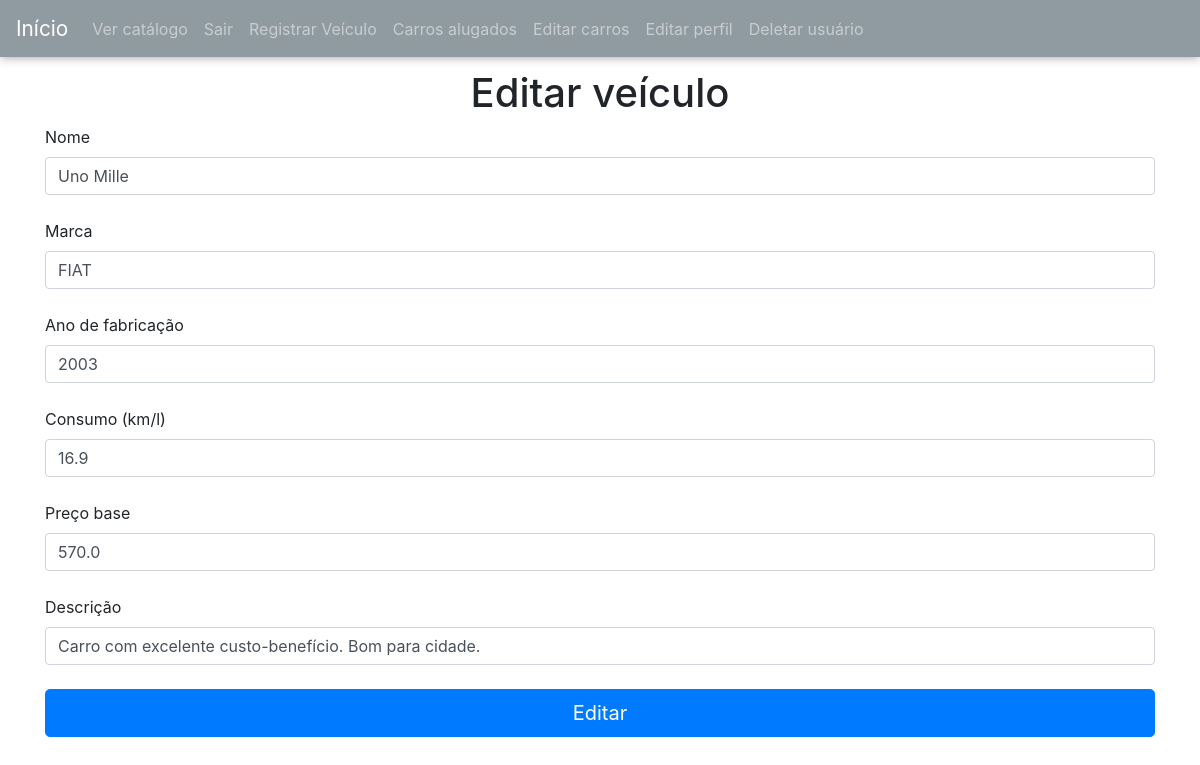
Before: /edicao_carro/1 (signed in) with the older database file.
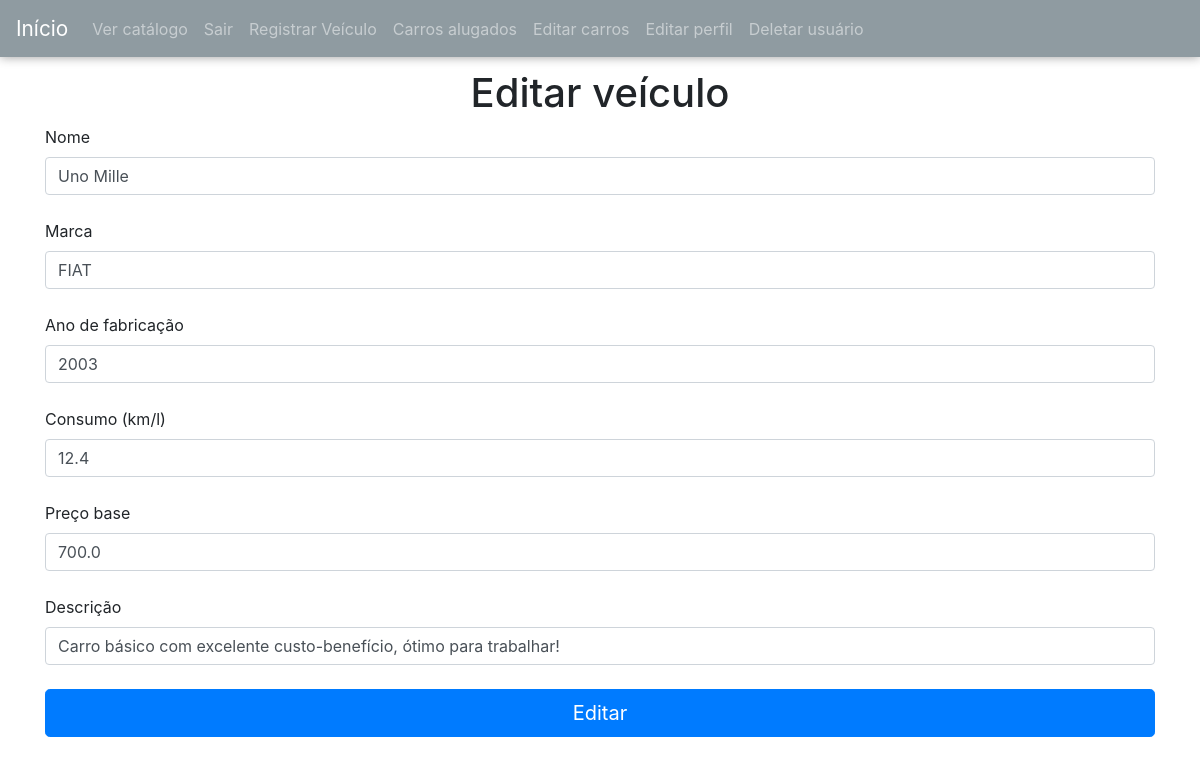
After: the same page with the newer database file.
### website/models.py (models this page shows)
class Carro(db.Model):
    id = db.Column(db.Integer(), primary_key=True)
    nome = db.Column(db.String(length=30), nullable=False)
    marca = db.Column(db.String(length=30), nullable=False)
    ano_fabricacao = db.Column(db.Integer(), nullable=False)
    consumo = db.Column(db.Float(), nullable=False)
    locador = db.Column(db.Integer(), db.ForeignKey('user.id'))
    preco_base = db.Column(db.Float(), nullable=False)
    descricao = db.Column(db.String(length=500))
    imagem = db.relationship('Foto', backref='imagem', lazy=True)

### website/routes.py (the view, shortened to what this page needs)
@routes.route('/edicao_carro/<carro_id>', methods=['GET', 'POST'])
@login_required
def edicao_carro(carro_id):
    if current_user.role == 'manager':
        carro = Carro.query.get_or_404(carro_id)
        form = CarEditForm(obj=carro)
        if form.errors != {}:
            for err_msg in form.errors.values():
                flash(f'Erro ao editar: {err_msg}', category='danger')
        return render_template('edicao_carro.html', form=form, current_user=current_user, carro=carro)
    else:
        flash('Esta página é apenas para administradores!', category='danger')
        return redirect(url_for('routes.home'))

### website/forms.py
class CarEditForm(FlaskForm):
    nome = StringField(label='Nome', validators=[Length(max=30), DataRequired()])
    marca = StringField(label='Marca', validators=[Length(max=30), DataRequired()])
    ano_fabricacao = IntegerField(label='Ano de fabricação',
                                  validators=[DataRequired(), NumberRange(min=1870, max=datetime.utcnow().year)])
    consumo = FloatField(label='Consumo (km/l)', validators=[DataRequired()])
    preco_base = FloatField(label='Preço base', validators=[DataRequired()])
    descricao = StringField(label='Descrição', validators=[Length(max=500)])
    submit = SubmitField(label='Editar')

### website/models.py (called while the page is built)
@login_manager.user_loader
def load_user(user_id):
    return User.query.get(int(user_id))

### website/templates/edicao_carro.html (shortened to what this page needs)
{% extends 'base.html' %}
{% block content %}
    <div class="container">
        <form method="post" class="form-register">
            <h1>Editar veículo</h1>
            {{ form.nome.label() }}
            {{ form.nome(class='form-control') }}
            {{ form.marca.label() }}
            {{ form.marca(class='form-control') }}
            {{ form.ano_fabricacao.label() }}
            {{ form.ano_fabricacao(class='form-control') }}
            {{ form.consumo.label() }}
            {{ form.consumo(class='form-control') }}
            {{ form.preco_base.label() }}
            {{ form.preco_base(class='form-control') }}
            {{ form.descricao.label() }}
            {{ form.descricao(class='form-control', placeholder='Qualidades do carro (opcional)') }}
            {{ form.submit(class='btn btn-primary btn-lg btn-block') }}
        </form>
    </div>
{% endblock %}

### website/templates/base.html (shortened to what this page needs)
<!DOCTYPE html>
<html lang="pt-br">
<head>
    <link rel="stylesheet" href="https://cdn.jsdelivr.net/npm/bootstrap@4.5.3/dist/css/bootstrap.min.css">
    <link rel="stylesheet" href="https://cdnjs.cloudflare.com/ajax/libs/font-awesome/5.15.1/css/all.min.css">
    <link rel="stylesheet" href="../static/base.css">
</head>
<body>
    <nav class="navbar navbar-expand-md navbar-dark">
        <a class="navbar-brand" href="/">Início</a>
        <div class="collapse navbar-collapse" id="navbarNav">
          <ul class="navbar-nav ">
              <li class="nav-item">
                  <a class="nav-link" href="{{ url_for('routes.catalogo') }}">Ver catálogo</a>
              </li>
          </ul>
            {% if current_user.role == 'manager' %}
                <ul class="navbar-nav">
                    <li>
                        <a class="nav-link" href="{{ url_for('routes.logout') }}">Sair</a>
                    </li>
                    <li>
                        <a class="nav-link" href="{{ url_for('routes.car_register') }}">Registrar Veículo</a>
                    </li>
                    <li>
                        <a class="nav-link" href="{{ url_for('routes.carros_alugados') }}">Carros alugados</a>
                    </li>
                    <li>
                        <a class="nav-link" href="{{ url_for('routes.edicao') }}">Editar carros</a>
                    </li>
                    <li>
                        <a class="nav-link" href="{{ url_for('routes.edicao_perfil') }}">Editar perfil</a>
                    </li>
                    <li>
                        <a class="nav-link" href="{{ url_for('routes.deletar_usuario') }}">Deletar usuário</a>
                    </li>
                </ul>
            {% endif %}
        </div>
      </nav>
{% block content %} {% endblock %}
</body>
</html>

### website/static/base.css (style rules this page uses)
* { margin: 0px; padding:0px; box-sizing: border-box; }
nav { position: fixed; width: 100vw; top:0; left:0; background-color: #001d2b70; box-shadow: 0px 0px 10px rgba(0, 0, 0, 0.39); }
.navbar-brand { font-size: 1.3em; }

### website/templates/edicao_carro.html (style rules this page uses)
.form-control { margin-bottom:24px; }
h1 { text-align:center; margin-top:12px; }

Changed rows visible on the page:
changed Carro "Uno Mille": consumo "16.9" → "12.4"; preco_base "570.0" → "700.0"; descricao "Carro com excelente custo-benefício. Bom para cidade." → "Carro básico com excelente custo-benefício, ótimo para trabalhar!"
